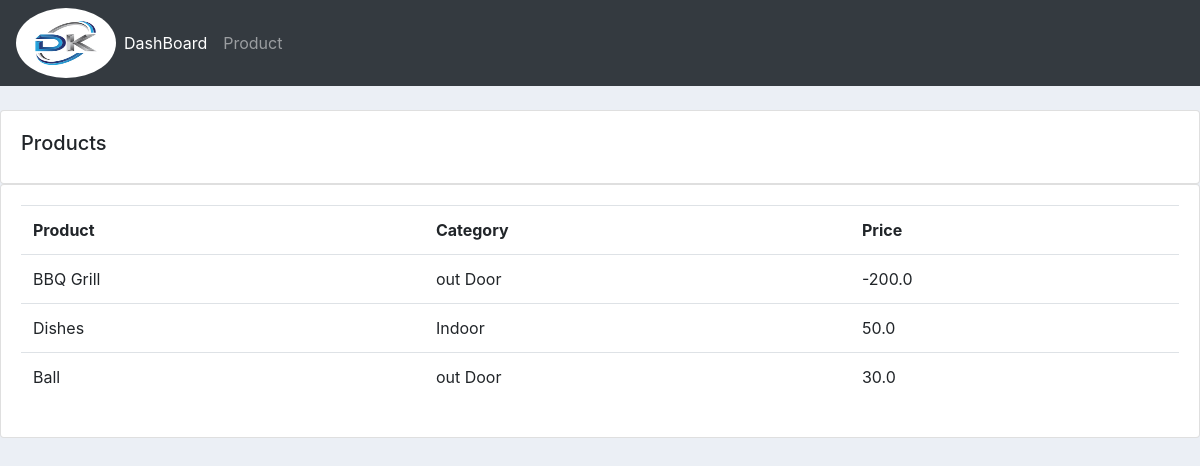
Page /Product on the committed database.
### account/models.py (models this page shows, shortened)
class Product(models.Model):
    CATEGORY = (
        ('Indoor','indoor'),
        ('out Door','out Door'),
    )
    name= models.CharField(max_length=200,null=True)
    price=models.FloatField(null=True)
    category=models.CharField(max_length=200,null=True, choices=CATEGORY)
    description=models.CharField(max_length=200,null=True ,blank=True)
    data_created=models.DateTimeField(auto_now_add=True ,null=True)
    tags=models.ManyToManyField(Tag)

### account/views.py (the view)
# urls.py: path('Product',views.product,name="product"),
def product(request):
    product1=Product.objects.all()
    return render(request,'accounts/product.html',{'pro':product1})

### account/templates/accounts/product.html
{% extends "accounts/base.html" %}
{% block content %}
<br>
    <div class="row">
        <div class="col-md">
            <div class="card card-body">
                <h5>Products</h5>
            </div>
        <div class="card card-body">
            <table class="table">
                <tr>
                    <th>Product</th>
                    <th>Category</th>
                    <th>Price</th>
                </tr>
                {% for i in pro %}
                <tr>
                    <td>{{i.name}}</td>
                    <td>{{i.category}}</td>
                    <td>{{i.price}}</td>
                </tr>
                {% endfor %}
            </table>
        </div>
    </div>
</div>
{% endblock content %}

### static/css/main.css (style rules this page uses)
body { background-color: #ebeff5; }

### rows in the picture
Product: name "BBQ Grill", category "out Door", price "-200.0"
Product: name "Dishes", category "Indoor", price "50.0"
Product: name "Ball", category "out Door", price "30.0"
